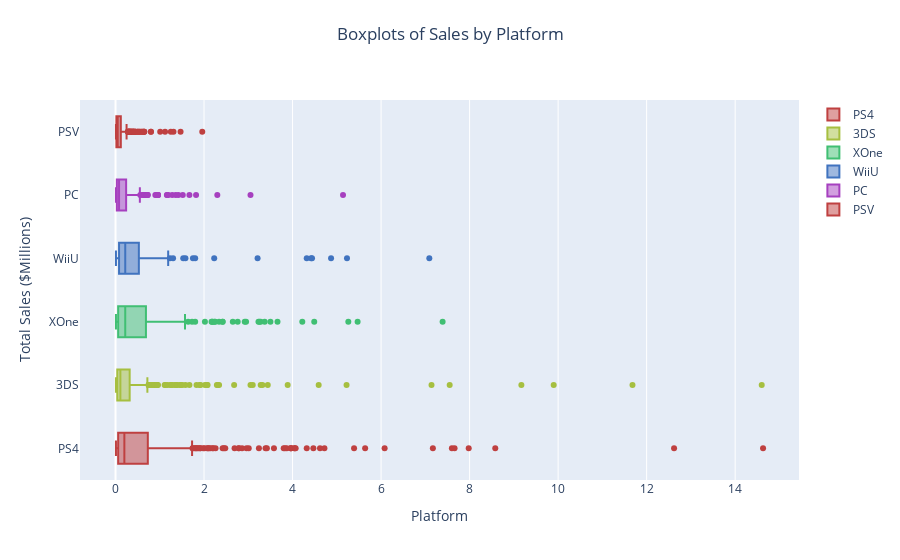

Notebook cell for this chart:
### Markdown cell above
### 3.4 Game Sales on High Performing Platforms

Compare sales of individual games within their platforms. This will be done by creating boxplots and looking at summary statistics.

### Code cell
# Groupby by platform and find total_sales
platform_sales = df.groupby(['platform'])['total_sales'].sum().sort_values(ascending=False).reset_index()

# Create rainbow colors for boxplot
c = ['hsl('+str(h)+',50%'+',50%)' for h in np.linspace(0, 360, len(platform_sales['platform']))]

# Create box plot of total_sales by platform
fig = go.Figure()

# Add trace for each platform
for i in range(len(platform_sales['platform'])):
    fig.add_trace(go.Box(x=df[df['platform'] == platform_sales.iloc[i, platform_sales.columns.get_loc('platform')]]['total_sales'],
                         name=platform_sales.iloc[i, platform_sales.columns.get_loc('platform')],
                         marker_color=c[i]))
    
# Update figure, center title, change xaxis title font size, change yaxis title font size
fig.update_layout(title_text='Boxplots of Sales by Platform',
                  title={'y':0.95,
                        'x':0.5,
                        'xanchor': 'center',
                        'yanchor': 'top'},
                    xaxis_title='Platform',
                    yaxis_title='Total Sales ($Millions)')

# Show figure
fig.show()

### Figure 1 — Plotly figure (JSON) as saved in the notebook; plotly's stock layout.template omitted (floating-point values rounded to 4 significant figures; data arrays with more than 128 entries replaced by an {"elided": "..."} marker saying what was removed)
{"data": [{"marker": {"color": "hsl(0.0,50%,50%)"}, "name": "PS4", "type": "box", "x": {"elided": "392 float values"}}, {"marker": {"color": "hsl(72.0,50%,50%)"}, "name": "3DS", "type": "box", "x": {"elided": "397 float values"}}, {"marker": {"color": "hsl(144.0,50%,50%)"}, "name": "XOne", "type": "box", "x": {"elided": "247 float values"}}, {"marker": {"color": "hsl(216.0,50%,50%)"}, "name": "WiiU", "type": "box", "x": {"elided": "147 float values"}}, {"marker": {"color": "hsl(288.0,50%,50%)"}, "name": "PC", "type": "box", "x": {"elided": "255 float values"}}, {"marker": {"color": "hsl(360.0,50%,50%)"}, "name": "PSV", "type": "box", "x": {"elided": "411 float values"}}], "layout": {"title": {"text": "Boxplots of Sales by Platform", "x": 0.5, "xanchor": "center", "y": 0.95, "yanchor": "top"}, "xaxis": {"title": {"text": "Platform"}}, "yaxis": {"title": {"text": "Total Sales ($Millions)"}}}}
